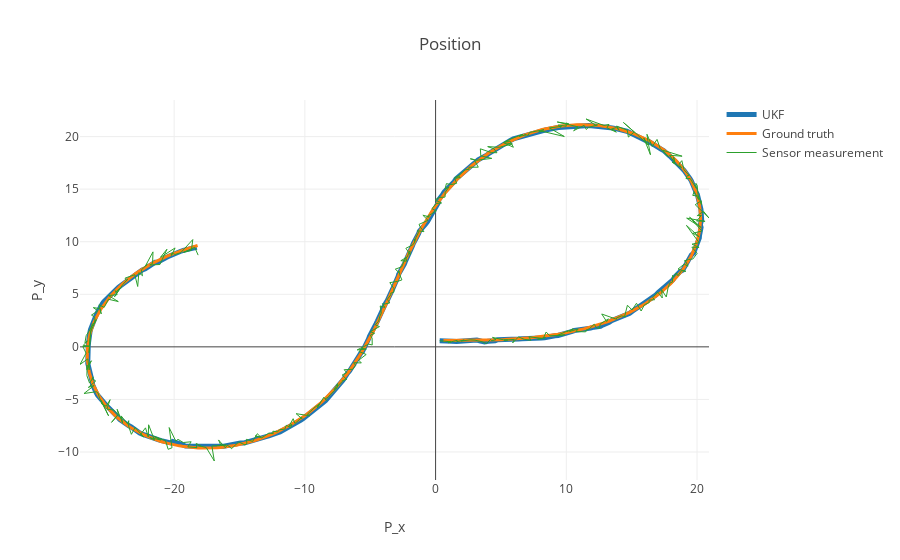

The cell this chart's notebook holds for it:
### Markdown cell above
## Unscented Kalman Filter

### Code cell
data = [
    go.Scatter(
        x=UKF['px_state'],
        y=UKF['py_state'],
        name='UKF',
        line = dict(
            width = 5
        )
    ),
    go.Scatter(
        x=UKF['px_ground_truth'],
        y=UKF['py_ground_truth'],
        name='Ground truth',
        line = dict(
            width = 3
        )
    ),
    go.Scatter(
        x=UKF['px_measured'],
        y=UKF['py_measured'],
        name='Sensor measurement',
        line = dict(
            width = 1
        )
    )
]

layout = go.Layout(
    title='Position',
    yaxis=dict(title='P_y'),
    xaxis=dict(title='P_x')
)

fig = go.Figure(data=data, layout=layout)
iplot(fig)

### Figure 1 — Plotly figure (JSON) as saved in the notebook; plotly's stock layout.template omitted (floating-point values rounded to 4 significant figures; data arrays with more than 128 entries replaced by an {"elided": "..."} marker saying what was removed)
{"data": [{"line": {"width": 5}, "name": "UKF", "type": "scatter", "x": {"elided": "456 float values"}, "y": {"elided": "456 float values"}}, {"line": {"width": 3}, "name": "Ground truth", "type": "scatter", "x": {"elided": "456 float values"}, "y": {"elided": "456 float values"}}, {"line": {"width": 1}, "name": "Sensor measurement", "type": "scatter", "x": {"elided": "456 float values"}, "y": {"elided": "456 float values"}}], "layout": {"title": "Position", "xaxis": {"title": "P_x"}, "yaxis": {"title": "P_y"}}}
